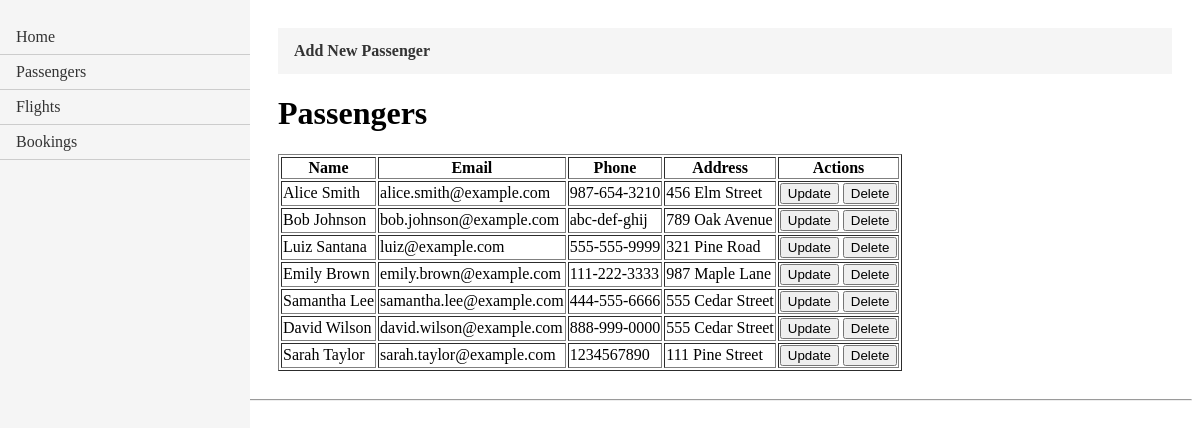
/passenger_list/, run on the app's committed database.
### FlightBookingApp/models.py (models this page shows)
class Passenger(models.Model):
    passengerID = models.AutoField(primary_key=True)
    name = models.CharField(max_length=100)
    email = models.EmailField(unique=True)
    phone = models.CharField(max_length=20)
    address = models.CharField(max_length=200)

### FlightBookingApp/views.py (the view)
# urls.py: path('passenger_list/', views.passenger_list, name='passenger_list'),
def passenger_list(request):
    passengers = Passenger.objects.all()
    return render(request, 'passenger_list.html', {'passengers': passengers})

### FlightBookingApp/templates/passenger_list.html
{% extends "layout.html" %}
{% block content%}
<ul class="crud-menu">
    <li><a href="{% url 'create_passenger' %}"><b>Add New Passenger</b></a></li>
</ul>
<h1>Passengers</h1>
<table border="1">
    <thead>
      <tr>
        <th>Name</th>
        <th>Email</th>
        <th>Phone</th>
        <th>Address</th>
        <th>Actions</th>
      </tr>
    </thead>
    <tbody>
      {% for passenger in passengers %}
      <tr>
        <td>{{ passenger.name }}</td>
        <td>{{ passenger.email }}</td>
        <td>{{ passenger.phone }}</td>
        <td>{{ passenger.address }}</td>
        <td>
          <form action="{% url 'update_passenger_form' passenger.passengerID %}" method="post" style="display: inline;">
            <button type="submit">Update</button>
          </form>
          <form action="{% url 'delete_passenger' passenger.passengerID %}" method="post" style="display: inline;">
            <button type="submit">Delete</button>
          </form>
        </td>
      </tr>
      {% endfor %}
    </tbody>
  </table>
{%endblock content%}

### FlightBookingApp/templates/layout.html (style rules this page uses)
.crud-menu { list-style-type: none; margin: 0; padding: 0; overflow: hidden; background-color: #f5f5f5; }
.crud-menu li { float: left; }
.crud-menu li a { display: block; color: #333; text-align: center; padding: 14px 16px; text-decoration: none; }

### data on the page
Passenger: name "Alice Smith", email "alice.smith@example.com", phone "987-654-3210", address "456 Elm Street"
Passenger: name "Bob Johnson", email "bob.johnson@example.com", phone "abc-def-ghij", address "789 Oak Avenue"
Passenger: name "Luiz Santana", email "luiz@example.com", phone "555-555-9999", address "321 Pine Road"
Passenger: name "Emily Brown", email "emily.brown@example.com", phone "111-222-3333", address "987 Maple Lane"
Passenger: name "Samantha Lee", email "samantha.lee@example.com", phone "444-555-6666", address "555 Cedar Street"
Passenger: name "David Wilson", email "david.wilson@example.com", phone "888-999-0000", address "555 Cedar Street"
Passenger: name "Sarah Taylor", email "sarah.taylor@example.com", phone "1234567890", address "111 Pine Street"
